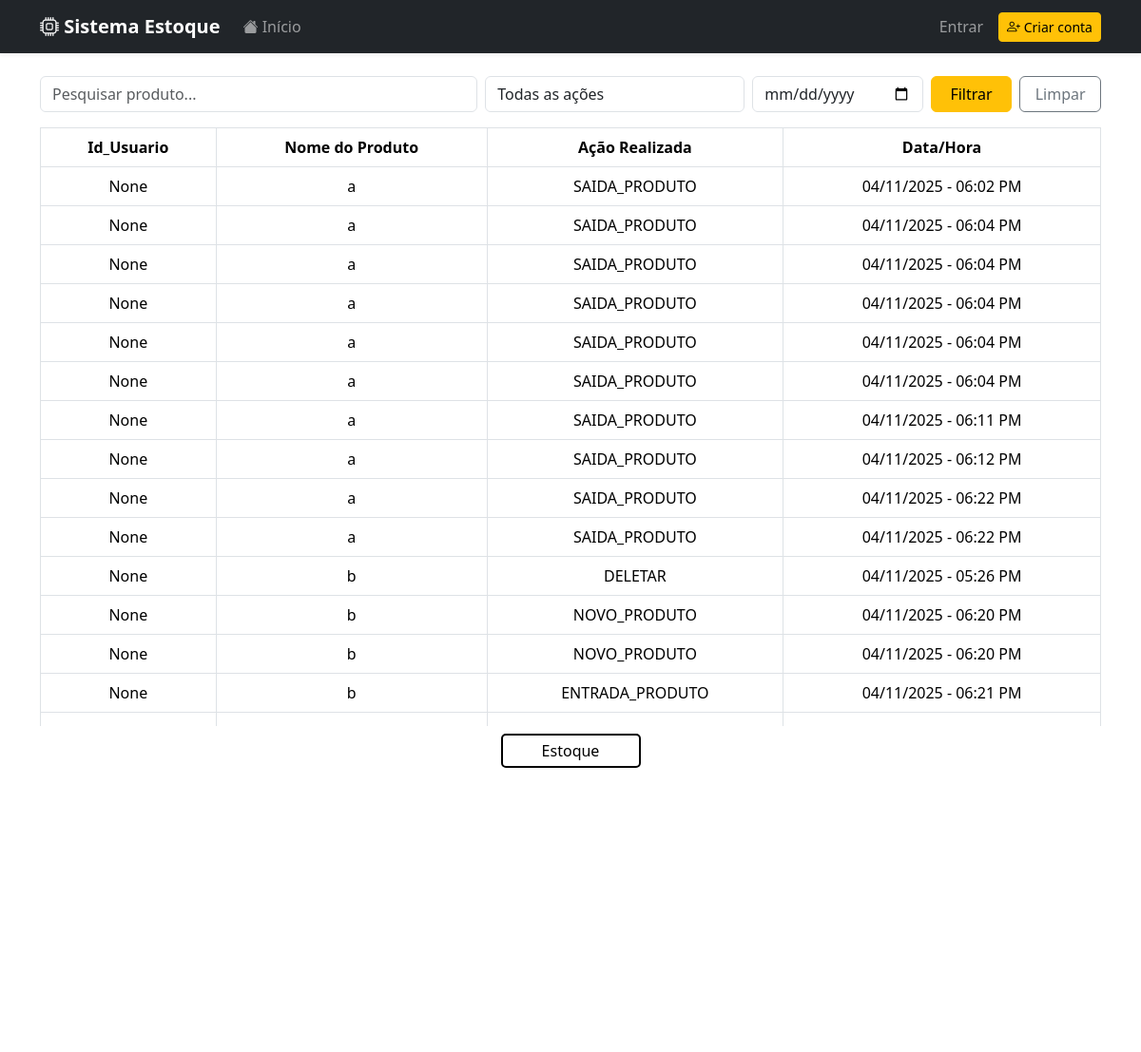
Before: /estoque/historico/ (upper part) with the older database file.
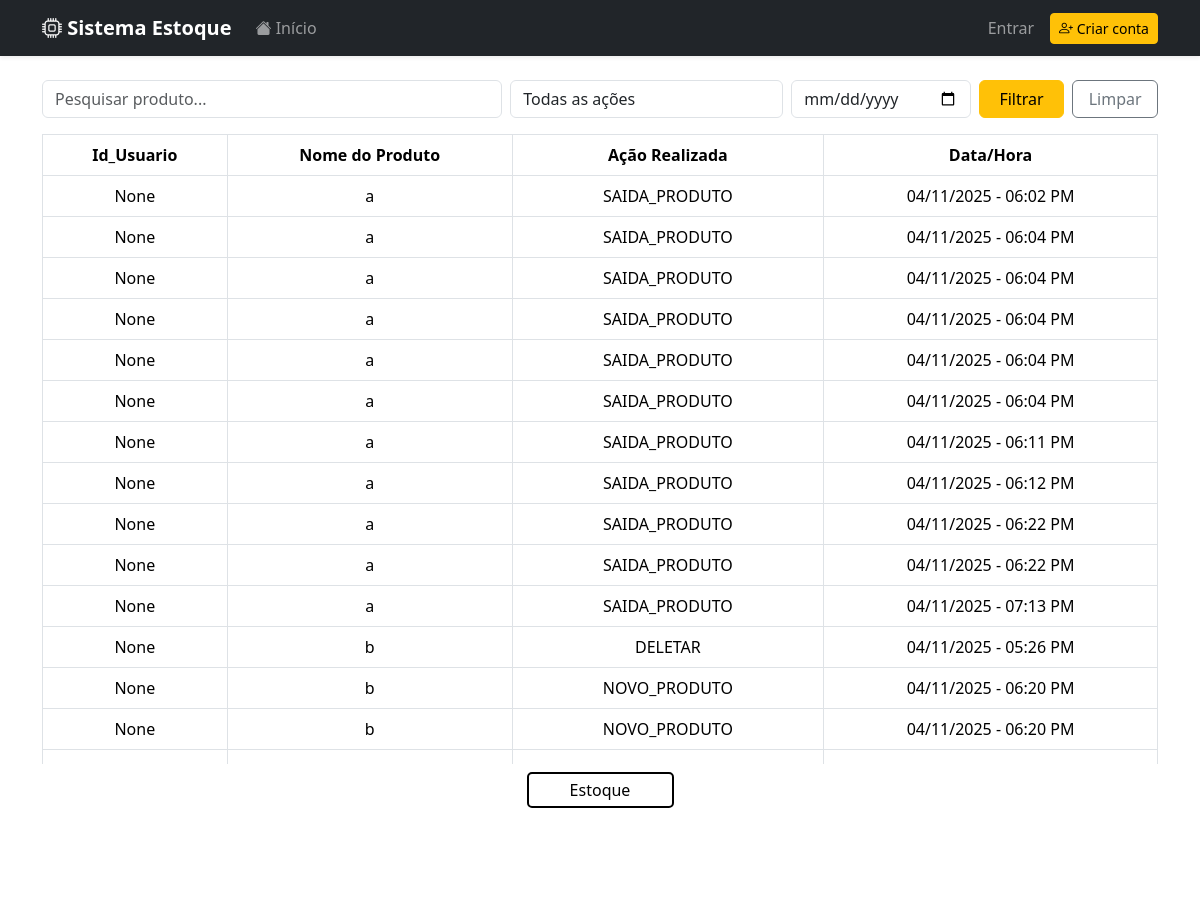
After: the same page with the newer database file.
### estoque/models.py (models this page shows)
class Historico(models.Model):
    id_usuario = models.ForeignKey(Usuario, on_delete=models.SET_NULL, null=True, blank=True)
    id_estoque = models.ForeignKey(Estoque, on_delete=models.SET_NULL, null=True)
    nome_produto = models.CharField(max_length=50, blank=True, null=True)
    ESCOLHA_ACAO = [
        ('DELETAR', 'Produto deletado'),
        ('ENTRADA_PRODUTO', 'Produto adicionado ao estoque'),
        ('SAIDA_PRODUTO', 'Produto retirado do estoque'),
        ('NOVO_PRODUTO', 'Novo produto'),
    ]
    acao = models.CharField(max_length=20, choices=ESCOLHA_ACAO)
    data_hora = models.DateTimeField(auto_now_add=True)
    @property
    def data_hora_formatada(self):
        return self.data_hora.strftime("%d/%m/%Y - %I:%M %p")

### estoque/views.py (the view)
# urls.py: path('historico/', ListaHistorico.as_view(), name='historico'),
class ListaHistorico(ListView):
    model = Historico
    template_name = 'estoque/historico.html'
    context_object_name = 'historico'
    ordering = ['nome_produto']
    def get_queryset(self):
        queryset = super().get_queryset()
        nome = self.request.GET.get('nome')
        acao = self.request.GET.get('acao')
        data = self.request.GET.get('data')
        if nome:
            queryset = queryset.filter(nome_produto__icontains=nome)
        if acao:
            queryset = queryset.filter(acao__iexact=acao)
        if data:
            queryset = queryset.filter(data_hora__date=data)
        return queryset
    def get_context_data(self, **kwargs):
        context = super().get_context_data(**kwargs)
        context['acoes_disponiveis'] = Historico.ESCOLHA_ACAO
        return context

### estoque/templates/estoque/historico.html (shortened to what this page needs)
{% extends "base.html" %}
{% block content %}
<form method="get" class="mb-3">
    <div class="row g-2">
        <div class="col-md-5">
            <input type="text" name="nome" class="form-control"
                   placeholder="Pesquisar produto..."
                   value="{{ request.GET.nome }}">
        </div>
        <div class="col-md-3">
            <select name="acao" class="form-control">
                <option value="">Todas as ações</option>
            </select>
        </div>
        <div class="col-md-2">
            <input type="date" name="data" class="form-control" value="{{ request.GET.data }}">
        </div>
        <div class="col-md-1">
            <button class="btn btn-warning w-100">Filtrar</button>
        </div>
        <div class="col-md-1">
            <a href="{% url 'historico' %}" class="btn btn-outline-secondary w-100">Limpar</a>
        </div>
    </div>
</form>
<div class="table-responsive mt-3">
    <table class="table table-bordered text-center">
        <thead>
            <th>Id_Usuario</th>
            <th>Nome do Produto</th>
            <th>Ação Realizada</th>
            <th>Data/Hora</th>
        </thead>
        {% for obj_historico in historico %}
        <tr>
            <td>{{ obj_historico.id_usuario }}</td>
            <td>{{ obj_historico.nome_produto }}</td>
            <td>{{ obj_historico.acao }}</td>
            <td>{{ obj_historico.data_hora_formatada }}</td>
        </tr>
        {% endfor %}
    </table>
</div>
<div class="d-flex justify-content-center mt-2">
    <a class="button" href="{% url 'produtos_estoque' %}">Estoque</a>
</div>
{% endblock content %}

Changed rows visible on the page:
no longer on this page (row unchanged): Historico: id_usuario "None", nome_produto "b", acao "ENTRADA_PRODUTO", data_hora_formatada "04/11/2025 - 06:21 PM"
added Historico: id_usuario "None", nome_produto "a", acao "SAIDA_PRODUTO", data_hora_formatada "04/11/2025 - 07:13 PM"
